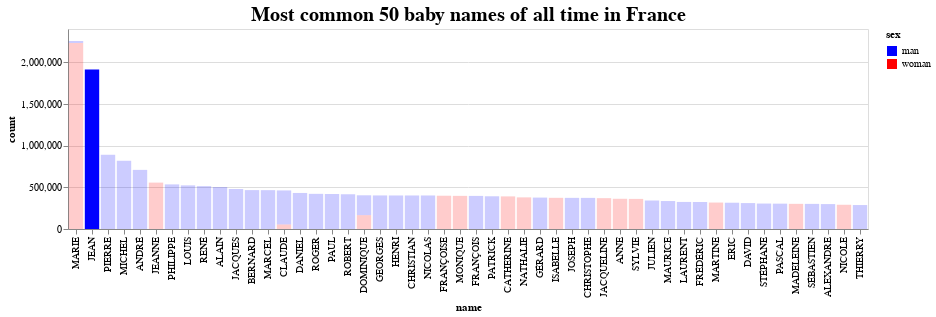

Source (notebook cell):
### Code cell
# Create the brush filter
# brush = alt.selection_interval(encodings=['x'])
default_name = 'JEAN'
# brush = alt.selection_single(name='name', fields=['name'], bind='name', value={'name': default_name})
# brush = alt.selection_single(name='name', fields=['name'])
# brush_year = alt.binding_select(options=top_names, name='Name:')
# brush = alt.selection_point(name='name_selector', fields=['name'], value=default_name, bind=brush_year)
brush = alt.selection_point(name='name_selector', fields=['name'], value=default_name)

# Create the global rank and the sex rank
s_rank_global = df_w_sex_france_filtered.groupby(by=['name']).sum()['count'].rank(ascending=False, method='min').astype(int)
df_w_sex_france_filtered['rank_global'] = df_w_sex_france_filtered['name'].apply(lambda x: s_rank_global.loc[x])
df_w_sex_france_filtered['rank_sex'] = df_w_sex_france_filtered.groupby('sex')['count'].rank(ascending=False, method='min').astype(int)

# Top best names count
top_names_bar_chart = alt.Chart(df_w_sex_france_filtered).mark_bar().encode(
    alt.X('name:N').sort('-y'),
    alt.Y('count:Q'),
    alt.Color('sex:N', scale=alt.Scale(domain=['man', 'woman'], range=['blue', 'red'])),
    tooltip = [alt.Tooltip('rank_global:Q', title='Rank (global)'),
               alt.Tooltip('rank_sex:N', title='Rank (sex)'),
               alt.Tooltip('name:N', title='Name'),
               alt.Tooltip('sex:N', title='Sex'),
               alt.Tooltip('count:Q', title='Count')
    ],
    opacity=alt.condition(brush, alt.value(1), alt.value(0.2)),
).properties(
    title=alt.TitleParams(text=f"Most common {top_n_names} baby names of all time in France", fontSize=20),
    width=800,
    height=200
).add_params(
    brush
)

# Display the bar chart
top_names_bar_chart

### Figure 1 — Vega-Lite specification as saved in the notebook (floating-point values rounded to 4 significant figures)
{"config": {"view": {"continuousWidth": 300, "continuousHeight": 300}}, "data": {"name": "data-4dcab25ddcfb6c201a7275f7cab7d286"}, "mark": {"type": "bar"}, "encoding": {"color": {"field": "sex", "scale": {"domain": ["man", "woman"], "range": ["blue", "red"]}, "type": "nominal"}, "opacity": {"condition": {"param": "name_selector", "value": 1}, "value": 0.2}, "tooltip": [{"field": "rank_global", "title": "Rank (global)", "type": "quantitative"}, {"field": "rank_sex", "title": "Rank (sex)", "type": "nominal"}, {"field": "name", "title": "Name", "type": "nominal"}, {"field": "sex", "title": "Sex", "type": "nominal"}, {"field": "count", "title": "Count", "type": "quantitative"}], "x": {"field": "name", "sort": "-y", "type": "nominal"}, "y": {"field": "count", "type": "quantitative"}}, "height": 200, "params": [{"name": "name_selector", "select": {"type": "point", "fields": ["name"]}, "value": "JEAN"}], "title": {"text": "Most common 50 baby names of all time in France", "fontSize": 20}, "width": 800, "$schema": "https://vega.github.io/schema/vega-lite/v5.8.0.json", "datasets": {"data-4dcab25ddcfb6c201a7275f7cab7d286": [{"name": "ALAIN", "sex": "man", "count": 504103, "rank_global": 10, "rank_sex": 8}, {"name": "ALAIN", "sex": "woman", "count": 3, "rank_global": 10, "rank_sex": 47}, {"name": "ALEXANDRE", "sex": "man", "count": 299066, "rank_global": 48, "rank_sex": 35}, {"name": "ALEXANDRE", "sex": "woman", "count": 24, "rank_global": 48, "rank_sex": 36}, {"name": "ANDRÉ", "sex": "man", "count": 709568, "rank_global": 5, "rank_sex": 4}, {"name": "ANDRÉ", "sex": "woman", "count": 65, "rank_global": 5, "rank_sex": 28}, {"name": "ANNE", "sex": "man", "count": 109, "rank_global": 35, "rank_sex": 41}, {"name": "ANNE", "sex": "woman", "count": 362614, "rank_global": 35, "rank_sex": 9}, {"name": "BERNARD", "sex": "man", "count": 466884, "rank_global": 12, "rank_sex": 10}, {"name": "BERNARD", "sex": "woman", "count": 22, "rank_global": 12, "rank_sex": 39}, {"name": "CATHERINE", "sex": "man", "count": 102, "rank_global": 28, "rank_sex": 42}, {"name": "CATHERINE", "sex": "woman", "count": 391518, "rank_global": 28, "rank_sex": 5}, {"name": "CHRISTIAN", "sex": "man", "count": 402452, "rank_global": 22, "rank_sex": 18}, {"name": "CHRISTIAN", "sex": "woman", "count": 9, "rank_global": 22, "rank_sex": 44}, {"name": "CHRISTOPHE", "sex": "man", "count": 373467, "rank_global": 33, "rank_sex": 25}, {"name": "CHRISTOPHE", "sex": "woman", "count": 26, "rank_global": 33, "rank_sex": 35}, {"name": "CLAUDE", "sex": "man", "count": 408989, "rank_global": 14, "rank_sex": 16}, {"name": "CLAUDE", "sex": "woman", "count": 54031, "rank_global": 14, "rank_sex": 15}, {"name": "DANIEL", "sex": "man", "count": 432581, "rank_global": 15, "rank_sex": 12}, {"name": "DANIEL", "sex": "woman", "count": 39, "rank_global": 15, "rank_sex": 33}, {"name": "DAVID", "sex": "man", "count": 311163, "rank_global": 43, "rank_sex": 31}, {"name": "DAVID", "sex": "woman", "count": 43, "rank_global": 43, "rank_sex": 31}, {"name": "DOMINIQUE", "sex": "man", "count": 238623, "rank_global": 19, "rank_sex": 37}, {"name": "DOMINIQUE", "sex": "woman", "count": 165887, "rank_global": 19, "rank_sex": 14}, {"name": "ERIC", "sex": "man", "count": 315429, "rank_global": 42, "rank_sex": 30}, {"name": "FRANÇOIS", "sex": "man", "count": 397185, "rank_global": 26, "rank_sex": 21}, {"name": "FRANÇOIS", "sex": "woman", "count": 68, "rank_global": 26, "rank_sex": 27}, {"name": "FRANÇOISE", "sex": "woman", "count": 399509, "rank_global": 24, "rank_sex": 3}, {"name": "FRÉDÉRIC", "sex": "man", "count": 323942, "rank_global": 40, "rank_sex": 29}, {"name": "FRÉDÉRIC", "sex": "woman", "count": 75, "rank_global": 40, "rank_sex": 26}, {"name": "GEORGES", "sex": "man", "count": 402421, "rank_global": 20, "rank_sex": 19}, {"name": "GEORGES", "sex": "woman", "count": 430, "rank_global": 20, "rank_sex": 18}, {"name": "GÉRARD", "sex": "man", "count": 376930, "rank_global": 30, "rank_sex": 23}, {"name": "GÉRARD", "sex": "woman", "count": 178, "rank_global": 30, "rank_sex": 21}, {"name": "HENRI", "sex": "man", "count": 402493, "rank_global": 21, "rank_sex": 17}, {"name": "HENRI", "sex": "woman", "count": 54, "rank_global": 21, "rank_sex": 29}, {"name": "ISABELLE", "sex": "man", "count": 7, "rank_global": 31, "rank_sex": 46}, {"name": "ISABELLE", "sex": "woman", "count": 374129, "rank_global": 31, "rank_sex": 7}, {"name": "JACQUELINE", "sex": "woman", "count": 370277, "rank_global": 34, "rank_sex": 8}, {"name": "JACQUES", "sex": "man", "count": 480161, "rank_global": 11, "rank_sex": 9}, {"name": "JACQUES", "sex": "woman", "count": 47, "rank_global": 11, "rank_sex": 30}, {"name": "JEAN", "sex": "man", "count": 1912848, "rank_global": 2, "rank_sex": 1}, {"name": "JEAN", "sex": "woman", "count": 282, "rank_global": 2, "rank_sex": 20}, {"name": "JEANNE", "sex": "man", "count": 6, "rank_global": 6, "rank_sex": 47}, {"name": "JEANNE", "sex": "woman", "count": 556897, "rank_global": 6, "rank_sex": 2}, {"name": "JOSEPH", "sex": "man", "count": 373585, "rank_global": 32, "rank_sex": 24}, {"name": "JOSEPH", "sex": "woman", "count": 163, "rank_global": 32, "rank_sex": 23}, {"name": "JULIEN", "sex": "man", "count": 341900, "rank_global": 37, "rank_sex": 26}, {"name": "JULIEN", "sex": "woman", "count": 6, "rank_global": 37, "rank_sex": 46}, {"name": "LAURENT", "sex": "man", "count": 324805, "rank_global": 39, "rank_sex": 28}, {"name": "LAURENT", "sex": "woman", "count": 17, "rank_global": 39, "rank_sex": 40}, {"name": "LOUIS", "sex": "man", "count": 523561, "rank_global": 8, "rank_sex": 6}, {"name": "LOUIS", "sex": "woman", "count": 15, "rank_global": 8, "rank_sex": 42}, {"name": "MADELEINE", "sex": "man", "count": 9, "rank_global": 46, "rank_sex": 45}, {"name": "MADELEINE", "sex": "woman", "count": 301884, "rank_global": 46, "rank_sex": 12}, {"name": "MARCEL", "sex": "man", "count": 466167, "rank_global": 13, "rank_sex": 11}, {"name": "MARIE", "sex": "man", "count": 24169, "rank_global": 1, "rank_sex": 38}, {"name": "MARIE", "sex": "woman", "count": 2231903, "rank_global": 1, "rank_sex": 1}, {"name": "MARTINE", "sex": "man", "count": 6, "rank_global": 41, "rank_sex": 47}, {"name": "MARTINE", "sex": "woman", "count": 317470, "rank_global": 41, "rank_sex": 11}, {"name": "MAURICE", "sex": "man", "count": 335135, "rank_global": 38, "rank_sex": 27}, {"name": "MAURICE", "sex": "woman", "count": 444, "rank_global": 38, "rank_sex": 17}, {"name": "MICHEL", "sex": "man", "count": 818001, "rank_global": 4, "rank_sex": 3}, {"name": "MICHEL", "sex": "woman", "count": 24, "rank_global": 4, "rank_sex": 36}, {"name": "MONIQUE", "sex": "man", "count": 350, "rank_global": 25, "rank_sex": 39}, {"name": "MONIQUE", "sex": "woman", "count": 397739, "rank_global": 25, "rank_sex": 4}, {"name": "NATHALIE", "sex": "man", "count": 32, "rank_global": 29, "rank_sex": 44}, {"name": "NATHALIE", "sex": "woman", "count": 379691, "rank_global": 29, "rank_sex": 6}, {"name": "NICOLAS", "sex": "man", "count": 402181, "rank_global": 23, "rank_sex": 20}, {"name": "NICOLAS", "sex": "woman", "count": 173, "rank_global": 23, "rank_sex": 22}, {"name": "NICOLE", "sex": "man", "count": 229, "rank_global": 49, "rank_sex": 40}, {"name": "NICOLE", "sex": "woman", "count": 290993, "rank_global": 49, "rank_sex": 13}, {"name": "PASCAL", "sex": "man", "count": 304398, "rank_global": 45, "rank_sex": 33}, {"name": "PASCAL", "sex": "woman", "count": 24, "rank_global": 45, "rank_sex": 36}, {"name": "PATRICK", "sex": "man", "count": 392940, "rank_global": 27, "rank_sex": 22}, {"name": "PAUL", "sex": "man", "count": 420306, "rank_global": 17, "rank_sex": 14}, {"name": "PAUL", "sex": "woman", "count": 16, "rank_global": 17, "rank_sex": 41}, {"name": "PHILIPPE", "sex": "man", "count": 535200, "rank_global": 7, "rank_sex": 5}, {"name": "PHILIPPE", "sex": "woman", "count": 155, "rank_global": 7, "rank_sex": 24}, {"name": "PIERRE", "sex": "man", "count": 891170, "rank_global": 3, "rank_sex": 2}, {"name": "PIERRE", "sex": "woman", "count": 624, "rank_global": 3, "rank_sex": 16}, {"name": "RENÉ", "sex": "man", "count": 514553, "rank_global": 9, "rank_sex": 7}, {"name": "RENÉ", "sex": "woman", "count": 7, "rank_global": 9, "rank_sex": 45}, {"name": "ROBERT", "sex": "man", "count": 417010, "rank_global": 18, "rank_sex": 15}, {"name": "ROBERT", "sex": "woman", "count": 43, "rank_global": 18, "rank_sex": 31}, {"name": "ROGER", "sex": "man", "count": 421803, "rank_global": 16, "rank_sex": 13}, {"name": "ROGER", "sex": "woman", "count": 85, "rank_global": 16, "rank_sex": 25}, {"name": "STÉPHANE", "sex": "man", "count": 305268, "rank_global": 44, "rank_sex": 32}, {"name": "STÉPHANE", "sex": "woman", "count": 322, "rank_global": 44, "rank_sex": 19}, {"name": "SYLVIE", "sex": "man", "count": 55, "rank_global": 36, "rank_sex": 43}, {"name": "SYLVIE", "sex": "woman", "count": 361407, "rank_global": 36, "rank_sex": 10}, {"name": "SÉBASTIEN", "sex": "man", "count": 301409, "rank_global": 47, "rank_sex": 34}, {"name": "SÉBASTIEN", "sex": "woman", "count": 38, "rank_global": 47, "rank_sex": 34}, {"name": "THIERRY", "sex": "man", "count": 287597, "rank_global": 50, "rank_sex": 36}, {"name": "THIERRY", "sex": "woman", "count": 13, "rank_global": 50, "rank_sex": 43}]}}
